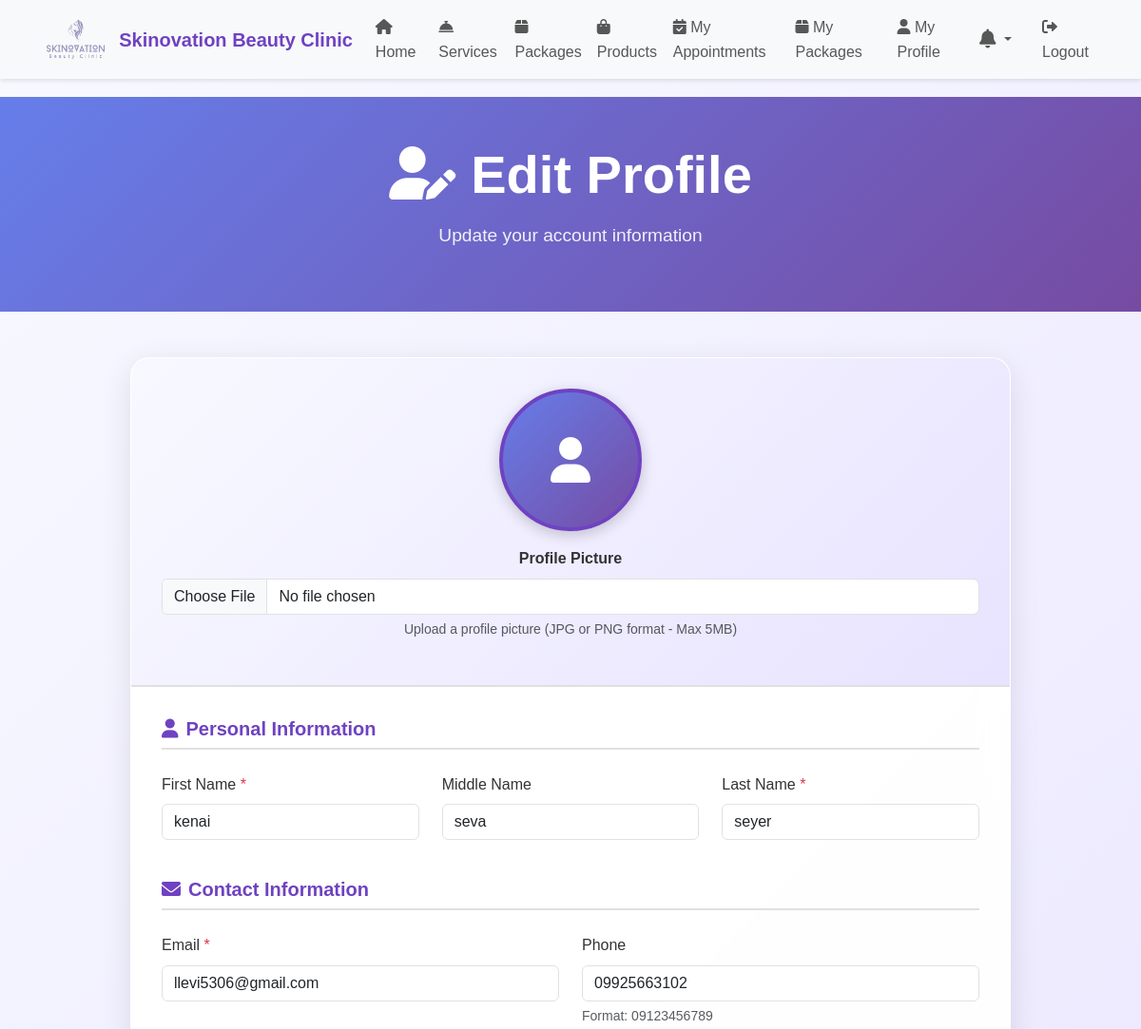
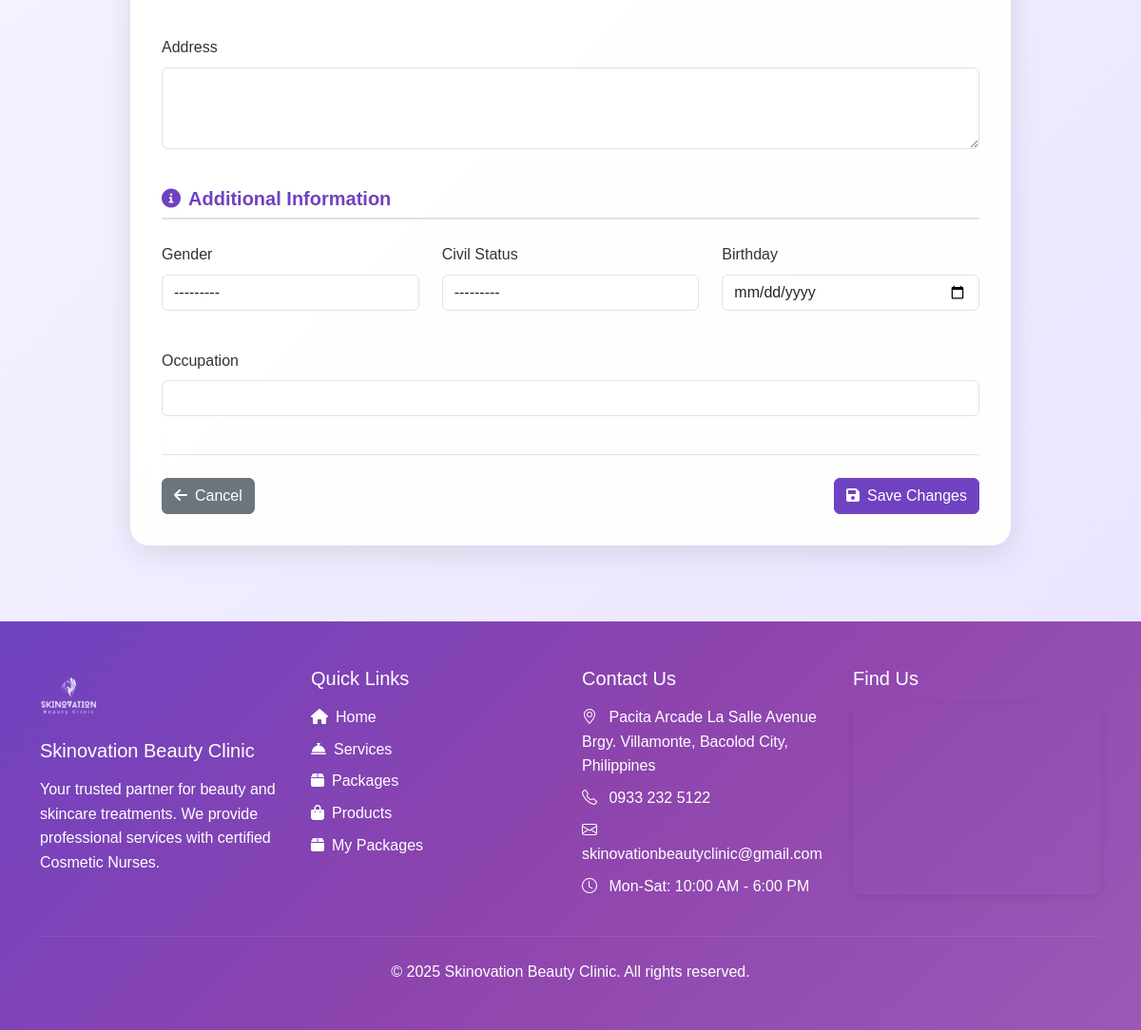
The app's page /accounts/profile/edit/ (signed in) with its own data (2 pictures, top to bottom).
### accounts/models.py (models this page shows, shortened)
class User(AbstractUser):
    USER_TYPE_CHOICES = [
        ('patient', 'Patient'),
        ('admin', 'Admin'),
        ('owner', 'Owner'),
        ('attendant', 'Attendant'),
    ]
    GENDER_CHOICES = [
        ('male', 'Male'),
        ('female', 'Female'),
        ('other', 'Other'),
    ]
    CIVIL_STATUS_CHOICES = [
        ('single', 'Single'),
        ('married', 'Married'),
        ('widowed', 'Widowed'),
        ('divorced', 'Divorced'),
        ('separated', 'Separated'),
    ]
    user_type = models.CharField(max_length=10, choices=USER_TYPE_CHOICES, default='patient')
    phone = models.CharField(
        max_length=20,
        validators=[RegexValidator(
            regex=r'^\+?1?\d{9,15}$',
            message="Phone number must be entered in the format: '+999999999'. Up to 15 digits allowed."
        )],
        blank=True
    )
    middle_name = models.CharField(max_length=255, blank=True, null=True)
    address = models.TextField(blank=True, null=True, help_text="Complete address")
    gender = models.CharField(max_length=10, choices=GENDER_CHOICES, blank=True, null=True)
    civil_status = models.CharField(max_length=10, choices=CIVIL_STATUS_CHOICES, blank=True, null=True)
    birthday = models.DateField(blank=True, null=True)
    occupation = models.CharField(max_length=255, blank=True, null=True)
    profile_picture = models.ImageField(upload_to='profile_pictures/', blank=True, null=True)
    archived = models.BooleanField(default=False)
    created_at = models.DateTimeField(auto_now_add=True)
    updated_at = models.DateTimeField(auto_now=True)
    class Meta:
        db_table = 'users'

### accounts/views.py (the view)
# urls.py: path('profile/edit/', views.edit_profile, name='edit_profile'),
@login_required
def edit_profile(request):
    if request.user.user_type not in ['patient', 'attendant']:
        messages.error(request, 'You do not have permission to edit your profile.')
        return redirect('accounts:profile')
    if request.method == 'POST':
        from .forms import ProfileEditForm
        form = ProfileEditForm(request.POST, request.FILES, instance=request.user)
        if form.is_valid():
            form.save()
            messages.success(request, 'Your profile has been updated successfully!')
            return redirect('accounts:profile')
        else:
            messages.error(request, 'Please correct the errors below.')
    else:
        from .forms import ProfileEditForm
        form = ProfileEditForm(instance=request.user)
    return render(request, 'accounts/edit_profile.html', {'form': form})

### accounts/forms.py (shortened to what this page needs)
class ProfileEditForm(forms.ModelForm):
    class Meta:
        model = User
        fields = ['first_name', 'last_name', 'middle_name', 'email', 'phone', 'address',
                  'gender', 'civil_status', 'birthday', 'occupation', 'profile_picture']
        widgets = {
            'first_name': forms.TextInput(attrs={'class': 'form-control'}),
            'last_name': forms.TextInput(attrs={'class': 'form-control'}),
            'middle_name': forms.TextInput(attrs={'class': 'form-control'}),
            'email': forms.EmailInput(attrs={'class': 'form-control'}),
            'phone': forms.TextInput(attrs={'class': 'form-control', 'maxlength': '11'}),
            'address': forms.Textarea(attrs={'class': 'form-control', 'rows': 3}),
            'gender': forms.Select(attrs={'class': 'form-control'}),
            'civil_status': forms.Select(attrs={'class': 'form-control'}),
            'birthday': forms.DateInput(attrs={'class': 'form-control', 'type': 'date'}),
            'occupation': forms.TextInput(attrs={'class': 'form-control'}),
            'profile_picture': forms.FileInput(attrs={'class': 'form-control', 'accept': 'image/*'}),
        }

### appointments/context_processors.py (called while the page is built)
def notification_count(request):
    if request.user.is_authenticated:
        if request.user.user_type == 'admin':
            count = Notification.objects.filter(patient__isnull=True).count()
        else:
            count = Notification.objects.filter(patient=request.user, is_read=False).count()
    else:
        count = 0
    return {
        'notification_count': count
    }

### templates/accounts/edit_profile.html (shortened to what this page needs)
{% extends 'base.html' %}
{% load static %}
{% block content %}
<div class="edit-profile-container">
    <div class="page-header">
        <div class="container text-center">
            <h1 class="display-4 fw-bold mb-3">
                <i class="fas fa-user-edit me-3"></i>Edit Profile
            </h1>
            <p class="lead">Update your account information</p>
        </div>
    </div>
    <div class="container">
        <div class="row">
            <div class="col-lg-10 mx-auto">
                <div class="profile-card">
                    <form method="post" enctype="multipart/form-data">
                        <div class="profile-picture-section">
                            {% if user.profile_picture %}
                                <img src="{{ user.profile_picture.url }}" alt="Current Profile Picture" class="profile-picture-preview" id="profilePreview">
                            {% else %}
                                <div class="profile-picture-placeholder" id="profilePreview">
                                    <i class="fas fa-user"></i>
                                </div>
                            {% endif %}
                            <div class="mb-3">
                                <label for="id_profile_picture" class="form-label fw-bold">Profile Picture</label>
                                <input type="file" class="form-control" id="id_profile_picture" name="profile_picture" accept="image/*" onchange="previewImage(this)">
                                <div class="form-text">Upload a profile picture (JPG or PNG format - Max 5MB)</div>
                            </div>
                        </div>
                        <div class="form-section">
                            <h5><i class="fas fa-user me-2"></i>Personal Information</h5>
                            <div class="row mb-4">
                                <div class="col-md-4 mb-3">
                                    <label for="id_first_name" class="form-label">First Name <span class="text-danger">*</span></label>
                                    {{ form.first_name }}
                                </div>
                                <div class="col-md-4 mb-3">
                                    <label for="id_middle_name" class="form-label">Middle Name</label>
                                    {{ form.middle_name }}
                                </div>
                                <div class="col-md-4 mb-3">
                                    <label for="id_last_name" class="form-label">Last Name <span class="text-danger">*</span></label>
                                    {{ form.last_name }}
                                </div>
                            </div>
                            <h5><i class="fas fa-envelope me-2"></i>Contact Information</h5>
                            <div class="row mb-4">
                                <div class="col-md-6 mb-3">
                                    <label for="id_email" class="form-label">Email <span class="text-danger">*</span></label>
                                    {{ form.email }}
                                </div>
                                <div class="col-md-6 mb-3">
                                    <label for="id_phone" class="form-label">Phone</label>
                                    {{ form.phone }}
                                    <div class="form-text">Format: 09123456789</div>
                                </div>
                            </div>
                            <div class="row mb-4">
                                <div class="col-12 mb-3">
                                    <label for="id_address" class="form-label">Address</label>
                                    {{ form.address }}
                                </div>
                            </div>
                            <h5><i class="fas fa-info-circle me-2"></i>Additional Information</h5>
                            <div class="row mb-4">
                                <div class="col-md-4 mb-3">
                                    <label for="id_gender" class="form-label">Gender</label>
                                    {{ form.gender }}
                                </div>
                                <div class="col-md-4 mb-3">
                                    <label for="id_civil_status" class="form-label">Civil Status</label>
                                    {{ form.civil_status }}
                                </div>
                                <div class="col-md-4 mb-3">
                                    <label for="id_birthday" class="form-label">Birthday</label>
                                    {{ form.birthday }}
                                </div>
                            </div>
                            <div class="row mb-4">
                                <div class="col-12 mb-3">
                                    <label for="id_occupation" class="form-label">Occupation</label>
                                    {{ form.occupation }}
                                </div>
                            </div>
                            <div class="d-flex justify-content-between mt-4 pt-4 border-top">
                                <a href="{% url 'accounts:profile' %}" class="btn btn-secondary">
                                    <i class="fas fa-arrow-left me-2"></i>Cancel
                                </a>
                                <button type="submit" class="btn btn-primary">
                                    <i class="fas fa-save me-2"></i>Save Changes
                                </button>
                            </div>
                        </div>
                    </form>
                </div>
            </div>
        </div>
    </div>
</div>
{% endblock %}

### static/css/style.css (style rules this page uses)
:root { --primary-color: #6f42c1; --secondary-color: #bb8fce; --dark-color: #2c003e; --light-color: #f4ecf7; }
body { font-family: 'Poppins', sans-serif; color: #333; line-height: 1.6; padding-top: 70px; }
.page-header { background: linear-gradient(rgba(111, 66, 193, 0.9), rgba(111, 66, 193, 0.9)), url('../img/hero-bg.jpg'); background-size: cover; background-position: center; color: white; padding: 5rem 0; text-align: center; }
.page-header h1 { font-weight: 600; }
.page-header p { font-size: 1.2rem; opacity: 0.9; }
.btn-primary { background-color: var(--primary-color); border-color: var(--primary-color); }

### templates/accounts/edit_profile.html (style rules this page uses)
:root { --primary-color: #6f42c1; --secondary-color: #8e44ad; --gradient-primary: linear-gradient(135deg, #667eea 0%, #764ba2 100%); }
body { background: linear-gradient(135deg, #f8f9ff 0%, #e8e3ff 100%); background-attachment: fixed; }
.edit-profile-container { min-height: 100vh; padding: 2rem 0; }
.page-header { background: var(--gradient-primary); color: white; padding: 3rem 0; margin-bottom: 3rem; position: relative; overflow: hidden; }
.profile-card { background: rgba(255, 255, 255, 0.95); backdrop-filter: blur(15px); border-radius: 20px; box-shadow: 0 8px 32px rgba(0, 0, 0, 0.1); border: 1px solid rgba(255, 255, 255, 0.2); overflow: hidden; }
.profile-picture-section { text-align: center; padding: 2rem; background: linear-gradient(135deg, #f8f9ff 0%, #e8e3ff 100%); border-bottom: 2px solid #e0e0e0; }
.profile-picture-placeholder { width: 150px; height: 150px; border-radius: 50%; background: var(--gradient-primary); color: white; display: inline-flex; align-items: center; justify-content: center; font-size: 3rem; border: 4px solid var(--primary-color); box-shadow: 0 4px 15px rgba(0,0,0,0.2); margin-bottom: 1rem; }
.form-section { padding: 2rem; }
.form-section h5 { color: var(--primary-color); font-weight: bold; margin-bottom: 1.5rem; padding-bottom: 0.5rem; border-bottom: 2px solid #e0e0e0; }

### records on screen
User: first_name "kenai", middle_name "seva", last_name "seyer", email "llevi5306@gmail.com", phone "09925663102", gender "---------", civil_status "---------"
